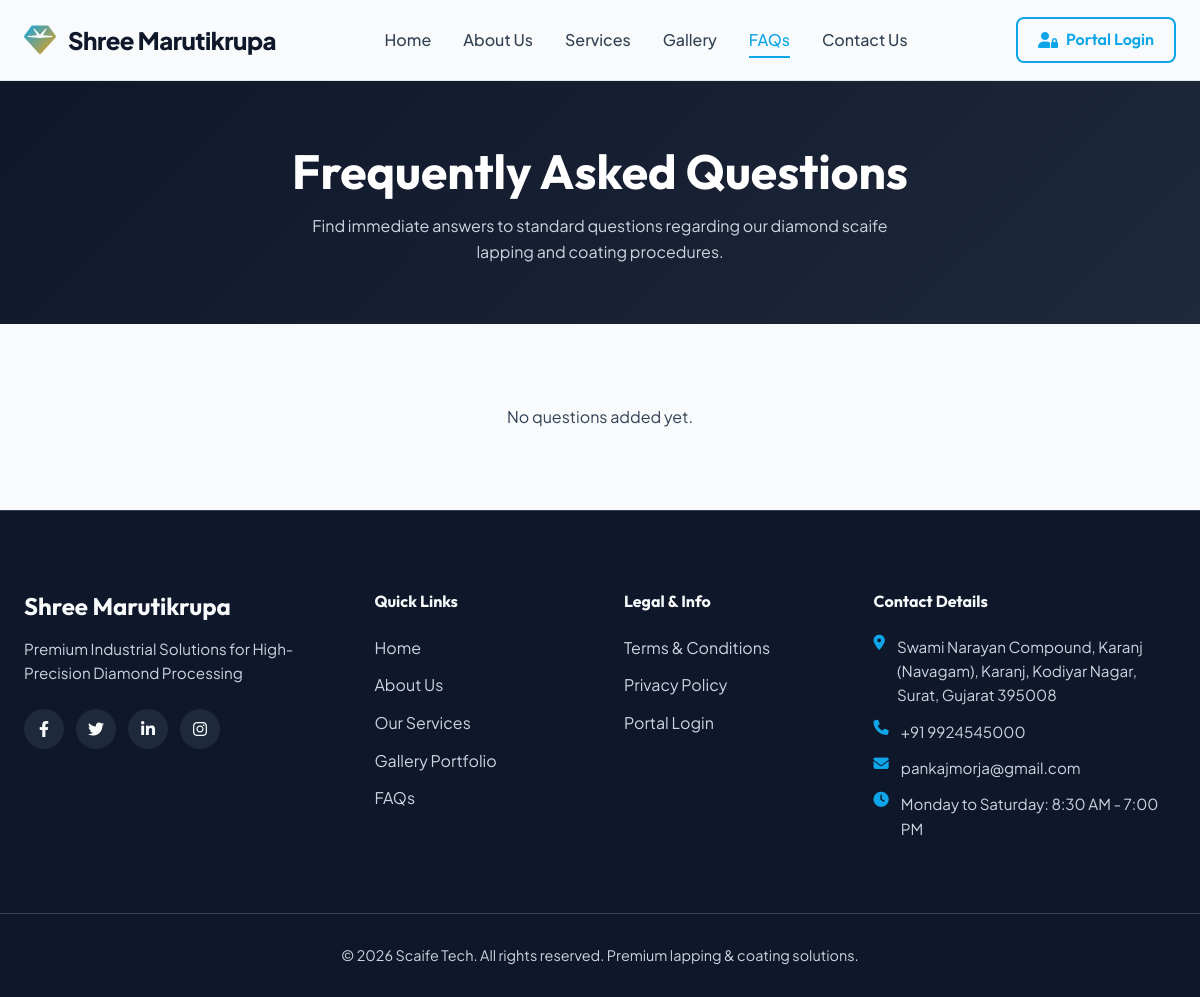
The page /faqs/ on the database its author committed.
### core/models.py (models this page shows, shortened)
class BrandingSettings(models.Model):
    company_name = models.CharField(max_length=100, default="Scaife Tech Lapping & Coating")
    tagline = models.CharField(max_length=200, default="Precision Engineering for Diamond Scaifes")
    logo = models.ImageField(upload_to="branding/", null=True, blank=True)
    favicon = models.ImageField(upload_to="branding/", null=True, blank=True)
    banner = models.ImageField(upload_to="branding/", null=True, blank=True)
    contact_email = models.EmailField(default="contact@scaifetech.com")
    contact_phone = models.CharField(max_length=20, default="+91 98765 43210")
    address = models.TextField(default="123 Diamond Industrial Estate, Surat, Gujarat, India")
    office_hours = models.CharField(max_length=100, default="Mon - Sat: 9:00 AM - 6:00 PM")
    whatsapp_number = models.CharField(max_length=20, default="+91 98765 43210")
    google_map_embed = models.TextField(
        blank=True,
        null=True,
        default="https://www.google.com/maps/embed?pb=!1m18!1m12!1m3!1d3719.8276023737227!2d72.86311681493527!3d21.199014185908866!2m3!1f0!2f0!3f0!3m2!1i1024!2i768!4f13.1!3m3!1m2!1s0x3be04f21db5ab1c1%3A0x7d6a505e94b29bb8!2sVarachha%20Road%2C%20Surat%2C%20Gujarat%2C%20India!5e0!3m2!1sen!2sus!4v1620000000000!5m2!1sen!2sus"
    )
    footer_text = models.TextField(default="© 2026 Scaife Tech. All rights reserved. Premium lapping & coating solutions.")
    facebook_url = models.URLField(blank=True, default="https://facebook.com")
    twitter_url = models.URLField(blank=True, default="https://twitter.com")
    linkedin_url = models.URLField(blank=True, default="https://linkedin.com")
    instagram_url = models.URLField(blank=True, default="https://instagram.com")
    admin_security_pin = models.CharField(max_length=20, default="1234", help_text="Master Security PIN required to reveal office manager passwords")
    @classmethod
    def get_solo(cls):
        obj, created = cls.objects.get_or_create(id=1)
        return obj

### core/views.py (the view)
# urls.py: path('faqs/', views.faqs, name='faqs'),
def faqs(request):
    faqs_list = FAQ.objects.filter(is_active=True)
    return render(request, 'faq.html', {'faqs': faqs_list})

### core/context_processors.py (called while the page is built)
def branding_context(request):
    try:
        settings = BrandingSettings.get_solo()
    except Exception:
        settings = None
    return {'branding': settings}

### core/templates/faq.html (shortened to what this page needs)
{% extends 'base.html' %}
{% load static %}
{% block content %}
<section class="section-padding" style="background: linear-gradient(135deg, var(--bg-dark-900) 0%, var(--bg-dark-800) 100%); color: white; padding: 60px 0; text-align: center;">
    <div class="container">
        <h1 style="color: white; font-size: 3rem; margin-bottom: 12px;">Frequently Asked Questions</h1>
        <p style="color: var(--txt-light-300); max-width: 600px; margin: 0 auto;">Find immediate answers to standard questions regarding our diamond scaife lapping and coating procedures.</p>
    </div>
</section>
<section class="section-padding">
    <div class="container">
        <div class="faq-accordion">
            {% for faq in faqs %}
                <div class="faq-item {% if forloop.first %}active{% endif %}">
                    <div class="faq-question">
                        <span>{{ faq.question }}</span>
                        <span class="faq-icon">+</span>
                    </div>
                    <div class="faq-answer">
                        <p>{{ faq.answer }}</p>
                    </div>
                </div>
            {% empty %}
                <p class="text-center">No questions added yet.</p>
            {% endfor %}
        </div>
    </div>
</section>
{% endblock %}

### core/templates/base.html (shortened to what this page needs)
{% load static %}
<!DOCTYPE html>
<html lang="en">
<head>
    <link rel="stylesheet" href="{% static 'css/styles.css' %}">
    <link rel="stylesheet" href="https://cdnjs.cloudflare.com/ajax/libs/font-awesome/6.4.0/css/all.min.css">
</head>
<body>
    {% if request.resolver_match.url_name != 'login' %}
    <header class="site-header">
        <div class="container nav-container">
            <a href="{% url 'home' %}" class="logo-wrapper">
                {% if branding and branding.logo %}
                    <img src="{{ branding.logo.url }}" alt="{{ branding.company_name }}" class="logo-img">
                {% else %}
                    <i class="fa-solid fa-gem text-gradient" style="font-size: 2rem;"></i>
                    <span class="logo-text">{% if branding %}{{ branding.company_name }}{% else %}Apex Scaife{% endif %}</span>
                {% endif %}
            </a>
            <ul class="nav-menu">
                <li><a href="{% url 'home' %}" class="nav-link {% if request.resolver_match.url_name == 'home' %}active{% endif %}">Home</a></li>
                <li><a href="{% url 'about' %}" class="nav-link {% if request.resolver_match.url_name == 'about' %}active{% endif %}">About Us</a></li>
                <li><a href="{% url 'services' %}" class="nav-link {% if request.resolver_match.url_name == 'services' %}active{% endif %}">Services</a></li>
                <li><a href="{% url 'gallery' %}" class="nav-link {% if request.resolver_match.url_name == 'gallery' %}active{% endif %}">Gallery</a></li>
                <li><a href="{% url 'faqs' %}" class="nav-link {% if request.resolver_match.url_name == 'faqs' %}active{% endif %}">FAQs</a></li>
                <li><a href="{% url 'contact' %}" class="nav-link {% if request.resolver_match.url_name == 'contact' %}active{% endif %}">Contact Us</a></li>
            </ul>
            <div class="nav-actions">
                {% if user.is_authenticated %}
                    <a href="{% url 'overview' %}" class="btn btn-primary" style="padding: 8px 20px;"><i class="fa-solid fa-gauge"></i> Dashboard</a>
                {% else %}
                    <a href="{% url 'login' %}" class="btn btn-outline" style="padding: 8px 20px;"><i class="fa-solid fa-user-lock"></i> Portal Login</a>
                {% endif %}
            </div>
        </div>
    </header>
    {% endif %}
    <main>
        {% block content %}{% endblock %}
    </main>
    {% if request.resolver_match.url_name != 'login' %}
    <footer class="site-footer">
        <div class="container footer-grid">
            <div class="footer-brand">
                <h3>{% if branding %}{{ branding.company_name }}{% else %}Apex Scaife{% endif %}</h3>
                <p>{% if branding %}{{ branding.tagline }}{% else %}Precision engineering for industrial diamond processing wheels.{% endif %}</p>
                <div class="social-links">
                    {% if branding and branding.facebook_url %}<a href="{{ branding.facebook_url }}" class="social-icon" target="_blank"><i class="fa-brands fa-facebook-f"></i></a>{% endif %}
                    {% if branding and branding.twitter_url %}<a href="{{ branding.twitter_url }}" class="social-icon" target="_blank"><i class="fa-brands fa-twitter"></i></a>{% endif %}
                    {% if branding and branding.linkedin_url %}<a href="{{ branding.linkedin_url }}" class="social-icon" target="_blank"><i class="fa-brands fa-linkedin-in"></i></a>{% endif %}
                    {% if branding and branding.instagram_url %}<a href="{{ branding.instagram_url }}" class="social-icon" target="_blank"><i class="fa-brands fa-instagram"></i></a>{% endif %}
                </div>
            </div>
            <div class="footer-links">
                <h4>Quick Links</h4>
                <ul class="footer-menu">
                    <li><a href="{% url 'home' %}">Home</a></li>
                    <li><a href="{% url 'about' %}">About Us</a></li>
                    <li><a href="{% url 'services' %}">Our Services</a></li>
                    <li><a href="{% url 'gallery' %}">Gallery Portfolio</a></li>
                    <li><a href="{% url 'faqs' %}">FAQs</a></li>
                </ul>
            </div>
            <div class="footer-links">
                <h4>Legal & Info</h4>
                <ul class="footer-menu">
                    <li><a href="{% url 'terms' %}">Terms & Conditions</a></li>
                    <li><a href="{% url 'privacy' %}">Privacy Policy</a></li>
                    <li><a href="{% url 'login' %}">Portal Login</a></li>
                </ul>
            </div>
            <div class="footer-contact">
                <h4>Contact Details</h4>
                <p><i class="fa-solid fa-map-marker-alt" style="color: var(--clr-primary);"></i> {% if branding %}{{ branding.address }}{% else %}Ichhapore GIDC, Surat{% endif %}</p>
                <p><i class="fa-solid fa-phone" style="color: var(--clr-primary);"></i> {% if branding %}{{ branding.contact_phone }}{% else %}+91 98765 43210{% endif %}</p>
                <p><i class="fa-solid fa-envelope" style="color: var(--clr-primary);"></i> {% if branding %}{{ branding.contact_email }}{% else %}contact@scaifetech.com{% endif %}</p>
                <p><i class="fa-solid fa-clock" style="color: var(--clr-primary);"></i> {% if branding %}{{ branding.office_hours }}{% else %}9:00 AM - 6:00 PM{% endif %}</p>
            </div>
        </div>
        <div class="container footer-bottom">
            <p>{% if branding %}{{ branding.footer_text }}{% else %}© 2026 Scaife Tech. All rights reserved.{% endif %}</p>
        </div>
    </footer>
    {% endif %}
</body>
</html>

### core/static/css/styles.css (style rules this page uses)
:root { --clr-primary: #0ea5e9; --clr-primary-hover: #0284c7; --clr-secondary: #f59e0b; --clr-secondary-hover: #d97706; --bg-dark-900: #0f172a; --bg-dark-800: #1e293b; --bg-dark-700: #334155; --bg-light-100: #f8fafc; --bg-light-200: #f1f5f9; --bg-light-300: #e2e8f0; --clr-success: #10b981; --clr-warning: #f59e0b; --clr-danger: #ef4444; --clr-info: #3b82f6; --txt-dark-900: #0f172a; --txt-dark-700: #334155; --txt-dark-400: #64748b; --txt-light-100: #f8fafc; --txt-light-300: #cbd5e1; --ff-heading: 'Outfit', sans-serif; --ff-body: 'Plus Jakarta Sans', sans-serif; --transition-smooth: all 0.3s cubic-bezier(0.4, 0, 0.2, 1); --border-radius-sm: 8px; --border-radius-md: 16px; --border-radius-lg: 24px; --shadow-sm: 0 2px 4px rgba(0, 0, 0, 0.05); --shadow-md: 0 10px 15px -3px rgba(0, 0, 0, 0.1), 0 4px 6px -2px rgba(0, 0, 0, 0.05); --shadow-lg: 0 20px 25px -5px rgba(0, 0, 0, 0.15), 0 10px 10px -5px rgba(0, 0, 0, 0.04); --shadow-glow: 0 0 15px rgba(14, 165, 233, 0.45); }
*, *::before, *::after { box-sizing: border-box; margin: 0; padding: 0; }
html { scroll-behavior: smooth; font-size: 16px; }
body { font-family: var(--ff-body); background-color: var(--bg-light-100); color: var(--txt-dark-700); line-height: 1.6; overflow-x: hidden; }
h1, h2, h3, h4, h5, h6 { font-family: var(--ff-heading); color: var(--txt-dark-900); font-weight: 700; line-height: 1.25; }
a { color: inherit; text-decoration: none; transition: var(--transition-smooth); }
.container { width: 100%; max-width: 1200px; margin: 0 auto; padding: 0 24px; }
.section-padding { padding: 80px 0; }
.text-center { text-align: center; }
.text-gradient { background: linear-gradient(135deg, var(--clr-primary), var(--clr-secondary)); -webkit-background-clip: text; -webkit-text-fill-color: transparent; }
.btn { display: inline-flex; align-items: center; justify-content: center; padding: 12px 28px; font-weight: 600; border-radius: var(--border-radius-sm); cursor: pointer; transition: var(--transition-smooth); gap: 8px; font-family: var(--ff-heading); }
.btn-outline { background-color: transparent; border: 2px solid var(--clr-primary); color: var(--clr-primary); }
.site-header { background-color: rgba(248, 250, 252, 0.8); backdrop-filter: blur(12px); position: sticky; top: 0; z-index: 100; border-bottom: 1px solid var(--bg-light-300); transition: var(--transition-smooth); }
.nav-container { display: flex; justify-content: space-between; align-items: center; height: 80px; }
.logo-wrapper { display: flex; align-items: center; gap: 12px; }
.logo-text { font-size: 1.5rem; font-weight: 800; color: var(--bg-dark-900); letter-spacing: -0.5px; }
.nav-menu { display: flex; align-items: center; list-style: none; gap: 32px; }
.nav-link { font-weight: 500; color: var(--txt-dark-700); position: relative; padding: 8px 0; }
.nav-link:hover, .nav-link.active { color: var(--clr-primary); }
.nav-link::after { content: ''; position: absolute; bottom: 0; left: 0; width: 0; height: 2px; background-color: var(--clr-primary); transition: var(--transition-smooth); }
.nav-link:hover::after, .nav-link.active::after { width: 100%; }
.nav-actions { display: flex; align-items: center; gap: 16px; }
.faq-accordion { max-width: 800px; margin: 0 auto; }
.site-footer { background-color: var(--bg-dark-900); color: var(--txt-light-300); padding: 80px 0 30px; border-top: 1px solid var(--bg-dark-700); }
.footer-grid { display: grid; grid-template-columns: 1.2fr 0.8fr 0.8fr 1.2fr; gap: 48px; margin-bottom: 60px; }
.footer-brand h3 { color: var(--txt-light-100); font-size: 1.5rem; margin-bottom: 16px; }
.footer-brand p { margin-bottom: 24px; font-size: 0.95rem; }
.social-links { display: flex; gap: 12px; }
.social-icon { width: 40px; height: 40px; border-radius: 50%; background-color: var(--bg-dark-800); display: flex; align-items: center; justify-content: center; color: var(--txt-light-100); transition: var(--transition-smooth); }
.footer-links h4 { color: var(--txt-light-100); margin-bottom: 24px; }
.footer-menu { list-style: none; display: flex; flex-direction: column; gap: 12px; }
.footer-contact h4 { color: var(--txt-light-100); margin-bottom: 24px; }
.footer-contact p { margin-bottom: 12px; font-size: 0.95rem; display: flex; gap: 12px; }
.footer-bottom { padding-top: 30px; border-top: 1px solid var(--bg-dark-700); text-align: center; font-size: 0.9rem; }

### rows shown on the page
BrandingSettings: company_name "Shree Marutikrupa", tagline "Premium Industrial Solutions for High-Precision Diamond Processing", address "Swami Narayan Compound, Karanj (Navagam), Karanj, Kodiyar Nagar, Surat, Gujarat 395008", contact_phone "+91 9924545000", contact_email "pankajmorja@gmail.com", office_hours "Monday to Saturday: 8:30 AM - 7:00 PM", footer_text "© 2026 Scaife Tech. All rights reserved. Premium lapping & coating solutions."
